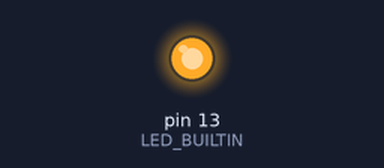
Simulated run of this sketch. Board: Arduino Uno, built with avr-gcc and run on an emulated ATmega328P. Shown: output pins drawn as LEDs (lit = HIGH).

Above: at 0.75 s.
At 36.2 s:
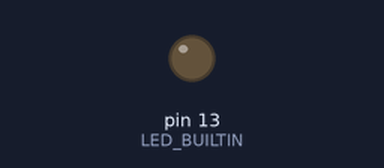
Timing chart, 0 to 39.5 s (numbered marks = the images above):
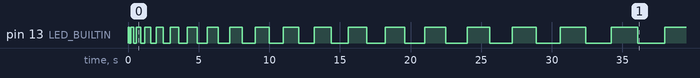

Measured:
- by itself, pin 13 (LED_BUILTIN): LOW → HIGH at 0.00 s, → LOW 0.10 s later, → HIGH 0.10 s later, → LOW 0.20 s later, … (39 changes in this stretch)

The sketch:

LED.ino
```cpp
void setup() {
  pinMode(LED_BUILTIN, OUTPUT); // 设置内置LED为输出模式
}

int i = 0;
void loop() {
  i ++;
  if (i>30) i=0;

  digitalWrite(LED_BUILTIN, HIGH);   // 关闭 LED
  delay(i*100);
  digitalWrite(LED_BUILTIN, LOW);    // 打开 LED
  delay(i*100);
}
```
